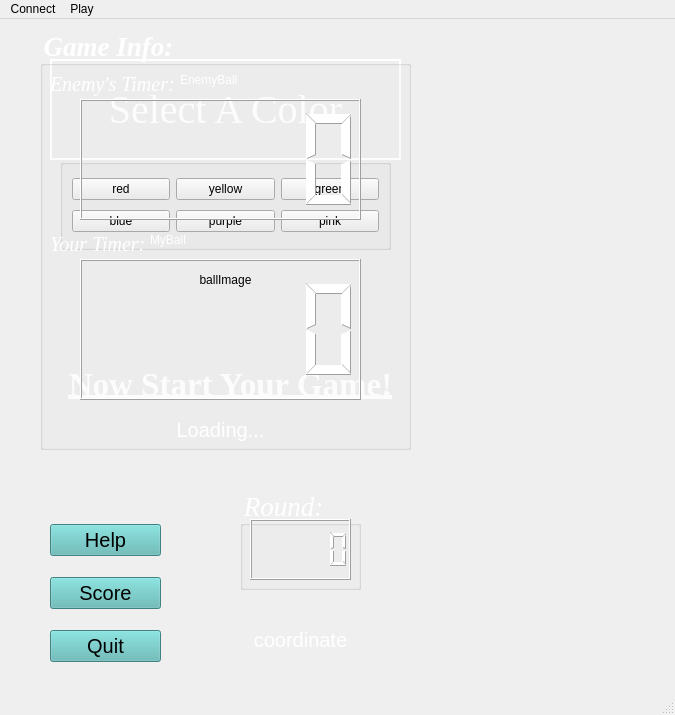
<?xml version="1.0" encoding="UTF-8"?>
<ui version="4.0">
 <class>MainWindow</class>
 <widget class="QMainWindow" name="MainWindow">
  <property name="geometry">
   <rect>
    <x>0</x>
    <y>0</y>
    <width>675</width>
    <height>715</height>
   </rect>
  </property>
  <property name="windowTitle">
   <string>MainWindow</string>
  </property>
  <widget class="QWidget" name="centralwidget">
   <widget class="QPushButton" name="selectButton">
    <property name="geometry">
     <rect>
      <x>50</x>
      <y>40</y>
      <width>351</width>
      <height>101</height>
     </rect>
    </property>
    <property name="font">
     <font>
      <family>Times New Roman</family>
      <pointsize>30</pointsize>
      <bold>false</bold>
      <underline>false</underline>
     </font>
    </property>
    <property name="cursor">
     <cursorShape>PointingHandCursor</cursorShape>
    </property>
    <property name="autoFillBackground">
     <bool>false</bool>
    </property>
    <property name="styleSheet">
     <string notr="true">background:transparent;
color:white;
border:2px solid white;</string>
    </property>
    <property name="text">
     <string>Select A Color</string>
    </property>
   </widget>
   <widget class="QLabel" name="ballImage">
    <property name="geometry">
     <rect>
      <x>180</x>
      <y>230</y>
      <width>91</width>
      <height>61</height>
     </rect>
    </property>
    <property name="font">
     <font>
      <stylestrategy>PreferAntialias</stylestrategy>
     </font>
    </property>
    <property name="text">
     <string>ballImage</string>
    </property>
    <property name="alignment">
     <set>Qt::AlignCenter</set>
    </property>
   </widget>
   <widget class="QGroupBox" name="ColorBox">
    <property name="geometry">
     <rect>
      <x>60</x>
      <y>140</y>
      <width>331</width>
      <height>91</height>
     </rect>
    </property>
    <property name="title">
     <string/>
    </property>
    <layout class="QGridLayout" name="gridLayout">
     <item row="0" column="0">
      <widget class="QPushButton" name="redColor">
       <property name="cursor">
        <cursorShape>PointingHandCursor</cursorShape>
       </property>
       <property name="autoFillBackground">
        <bool>false</bool>
       </property>
       <property name="text">
        <string>red</string>
       </property>
      </widget>
     </item>
     <item row="0" column="1">
      <widget class="QPushButton" name="yellowColor">
       <property name="cursor">
        <cursorShape>PointingHandCursor</cursorShape>
       </property>
       <property name="autoFillBackground">
        <bool>false</bool>
       </property>
       <property name="text">
        <string>yellow</string>
       </property>
      </widget>
     </item>
     <item row="0" column="2">
      <widget class="QPushButton" name="greenColor">
       <property name="cursor">
        <cursorShape>PointingHandCursor</cursorShape>
       </property>
       <property name="autoFillBackground">
        <bool>false</bool>
       </property>
       <property name="text">
        <string>green</string>
       </property>
      </widget>
     </item>
     <item row="1" column="0">
      <widget class="QPushButton" name="blueColor">
       <property name="cursor">
        <cursorShape>PointingHandCursor</cursorShape>
       </property>
       <property name="autoFillBackground">
        <bool>false</bool>
       </property>
       <property name="text">
        <string>blue</string>
       </property>
      </widget>
     </item>
     <item row="1" column="1">
      <widget class="QPushButton" name="purpleColor">
       <property name="cursor">
        <cursorShape>PointingHandCursor</cursorShape>
       </property>
       <property name="autoFillBackground">
        <bool>false</bool>
       </property>
       <property name="text">
        <string>purple</string>
       </property>
      </widget>
     </item>
     <item row="1" column="2">
      <widget class="QPushButton" name="pinkColor">
       <property name="cursor">
        <cursorShape>PointingHandCursor</cursorShape>
       </property>
       <property name="autoFillBackground">
        <bool>false</bool>
       </property>
       <property name="text">
        <string>pink</string>
       </property>
      </widget>
     </item>
    </layout>
   </widget>
   <widget class="QLabel" name="coordinateLabel">
    <property name="geometry">
     <rect>
      <x>230</x>
      <y>590</y>
      <width>141</width>
      <height>61</height>
     </rect>
    </property>
    <property name="font">
     <font>
      <pointsize>15</pointsize>
     </font>
    </property>
    <property name="styleSheet">
     <string notr="true">color:white;
size:10px</string>
    </property>
    <property name="text">
     <string>coordinate</string>
    </property>
    <property name="alignment">
     <set>Qt::AlignCenter</set>
    </property>
   </widget>
   <widget class="QPushButton" name="startButton">
    <property name="geometry">
     <rect>
      <x>40</x>
      <y>300</y>
      <width>381</width>
      <height>131</height>
     </rect>
    </property>
    <property name="font">
     <font>
      <family>Times New Roman</family>
      <pointsize>25</pointsize>
      <bold>true</bold>
      <underline>true</underline>
     </font>
    </property>
    <property name="cursor">
     <cursorShape>PointingHandCursor</cursorShape>
    </property>
    <property name="styleSheet">
     <string notr="true">background:transparent;
color:white;
border:none</string>
    </property>
    <property name="text">
     <string>Now Start Your Game!</string>
    </property>
   </widget>
   <widget class="QGroupBox" name="GameInfoBox">
    <property name="geometry">
     <rect>
      <x>40</x>
      <y>10</y>
      <width>371</width>
      <height>421</height>
     </rect>
    </property>
    <property name="font">
     <font>
      <family>Times New Roman</family>
      <pointsize>20</pointsize>
      <italic>true</italic>
      <bold>true</bold>
     </font>
    </property>
    <property name="cursor">
     <cursorShape>ArrowCursor</cursorShape>
    </property>
    <property name="styleSheet">
     <string notr="true">color: rgb(255, 255, 255)</string>
    </property>
    <property name="title">
     <string>Game Info:</string>
    </property>
    <widget class="QLCDNumber" name="lcdNumberEnemy">
     <property name="geometry">
      <rect>
       <x>40</x>
       <y>70</y>
       <width>281</width>
       <height>121</height>
      </rect>
     </property>
    </widget>
    <widget class="QLCDNumber" name="lcdNumberYour">
     <property name="geometry">
      <rect>
       <x>40</x>
       <y>230</y>
       <width>281</width>
       <height>141</height>
      </rect>
     </property>
    </widget>
    <widget class="QLabel" name="EnemysTimerLabel">
     <property name="geometry">
      <rect>
       <x>10</x>
       <y>40</y>
       <width>151</width>
       <height>31</height>
      </rect>
     </property>
     <property name="font">
      <font>
       <family>Times New Roman</family>
       <pointsize>15</pointsize>
       <italic>true</italic>
       <bold>false</bold>
      </font>
     </property>
     <property name="text">
      <string>Enemy's Timer:</string>
     </property>
    </widget>
    <widget class="QLabel" name="YourTimerLabel">
     <property name="geometry">
      <rect>
       <x>10</x>
       <y>200</y>
       <width>111</width>
       <height>31</height>
      </rect>
     </property>
     <property name="font">
      <font>
       <family>Times New Roman</family>
       <pointsize>15</pointsize>
       <italic>true</italic>
       <bold>false</bold>
      </font>
     </property>
     <property name="text">
      <string>Your Timer:</string>
     </property>
    </widget>
    <widget class="QLabel" name="MyBall">
     <property name="geometry">
      <rect>
       <x>110</x>
       <y>200</y>
       <width>61</width>
       <height>21</height>
      </rect>
     </property>
     <property name="text">
      <string>MyBall</string>
     </property>
    </widget>
    <widget class="QLabel" name="EnemyBall">
     <property name="geometry">
      <rect>
       <x>140</x>
       <y>40</y>
       <width>61</width>
       <height>21</height>
      </rect>
     </property>
     <property name="text">
      <string>EnemyBall</string>
     </property>
    </widget>
   </widget>
   <widget class="QLabel" name="loadLabel">
    <property name="geometry">
     <rect>
      <x>160</x>
      <y>390</y>
      <width>121</width>
      <height>41</height>
     </rect>
    </property>
    <property name="font">
     <font>
      <pointsize>15</pointsize>
     </font>
    </property>
    <property name="styleSheet">
     <string notr="true">color: white</string>
    </property>
    <property name="text">
     <string>Loading...</string>
    </property>
    <property name="alignment">
     <set>Qt::AlignCenter</set>
    </property>
   </widget>
   <widget class="QWidget" name="layoutWidget">
    <property name="geometry">
     <rect>
      <x>50</x>
      <y>490</y>
      <width>111</width>
      <height>171</height>
     </rect>
    </property>
    <layout class="QVBoxLayout" name="LeftBottomLayout">
     <item>
      <widget class="QPushButton" name="helpButton">
       <property name="font">
        <font>
         <pointsize>15</pointsize>
        </font>
       </property>
       <property name="cursor">
        <cursorShape>PointingHandCursor</cursorShape>
       </property>
       <property name="styleSheet">
        <string notr="true">background-color:rgb(90, 183, 180);
color:rgb(0, 0, 0);</string>
       </property>
       <property name="text">
        <string>Help</string>
       </property>
      </widget>
     </item>
     <item>
      <widget class="QPushButton" name="scoreButton">
       <property name="font">
        <font>
         <pointsize>15</pointsize>
        </font>
       </property>
       <property name="cursor">
        <cursorShape>PointingHandCursor</cursorShape>
       </property>
       <property name="styleSheet">
        <string notr="true">background-color:rgb(90, 183, 180);
color:rgb(0, 0, 0);</string>
       </property>
       <property name="text">
        <string>Score</string>
       </property>
      </widget>
     </item>
     <item>
      <widget class="QPushButton" name="quitButton">
       <property name="font">
        <font>
         <pointsize>15</pointsize>
        </font>
       </property>
       <property name="cursor">
        <cursorShape>PointingHandCursor</cursorShape>
       </property>
       <property name="styleSheet">
        <string notr="true">background-color:rgb(90, 183, 180);
color:rgb(0, 0, 0);</string>
       </property>
       <property name="text">
        <string>Quit</string>
       </property>
      </widget>
     </item>
    </layout>
   </widget>
   <widget class="QGroupBox" name="roundCountBox">
    <property name="geometry">
     <rect>
      <x>240</x>
      <y>470</y>
      <width>121</width>
      <height>101</height>
     </rect>
    </property>
    <property name="font">
     <font>
      <family>Times New Roman</family>
      <pointsize>20</pointsize>
      <italic>true</italic>
     </font>
    </property>
    <property name="styleSheet">
     <string notr="true">color:white;</string>
    </property>
    <property name="title">
     <string>Round:</string>
    </property>
    <widget class="QLCDNumber" name="lcdRoundNumber">
     <property name="geometry">
      <rect>
       <x>10</x>
       <y>30</y>
       <width>101</width>
       <height>61</height>
      </rect>
     </property>
     <property name="layoutDirection">
      <enum>Qt::LeftToRight</enum>
     </property>
    </widget>
   </widget>
  </widget>
  <widget class="QMenuBar" name="menubar">
   <property name="geometry">
    <rect>
     <x>0</x>
     <y>0</y>
     <width>675</width>
     <height>17</height>
    </rect>
   </property>
   <widget class="QMenu" name="menuConnect">
    <property name="cursor">
     <cursorShape>ArrowCursor</cursorShape>
    </property>
    <property name="title">
     <string>Connect</string>
    </property>
    <addaction name="actionCreate_the_connection"/>
    <addaction name="actionConnect_to_Server"/>
   </widget>
   <widget class="QMenu" name="menuPlay">
    <property name="cursor">
     <cursorShape>ArrowCursor</cursorShape>
    </property>
    <property name="title">
     <string>Play</string>
    </property>
    <addaction name="actionStart"/>
    <addaction name="actionAdmit_defeat"/>
   </widget>
   <addaction name="menuConnect"/>
   <addaction name="menuPlay"/>
  </widget>
  <widget class="QStatusBar" name="statusbar"/>
  <action name="actionCreate_the_connection">
   <property name="text">
    <string>Create the connection</string>
   </property>
  </action>
  <action name="actionConnect_to_Server">
   <property name="text">
    <string>Connect to Server</string>
   </property>
  </action>
  <action name="actionStart">
   <property name="text">
    <string>Start</string>
   </property>
  </action>
  <action name="actionAdmit_defeat">
   <property name="text">
    <string>Admit defeat</string>
   </property>
  </action>
 </widget>
 <resources/>
 <connections>
  <connection>
   <sender>selectButton</sender>
   <signal>clicked()</signal>
   <receiver>ColorBox</receiver>
   <slot>show()</slot>
   <hints>
    <hint type="sourcelabel">
     <x>195</x>
     <y>107</y>
    </hint>
    <hint type="destinationlabel">
     <x>195</x>
     <y>202</y>
    </hint>
   </hints>
  </connection>
  <connection>
   <sender>quitButton</sender>
   <signal>clicked()</signal>
   <receiver>MainWindow</receiver>
   <slot>close()</slot>
   <hints>
    <hint type="sourcelabel">
     <x>105</x>
     <y>640</y>
    </hint>
    <hint type="destinationlabel">
     <x>337</x>
     <y>357</y>
    </hint>
   </hints>
  </connection>
 </connections>
</ui>
